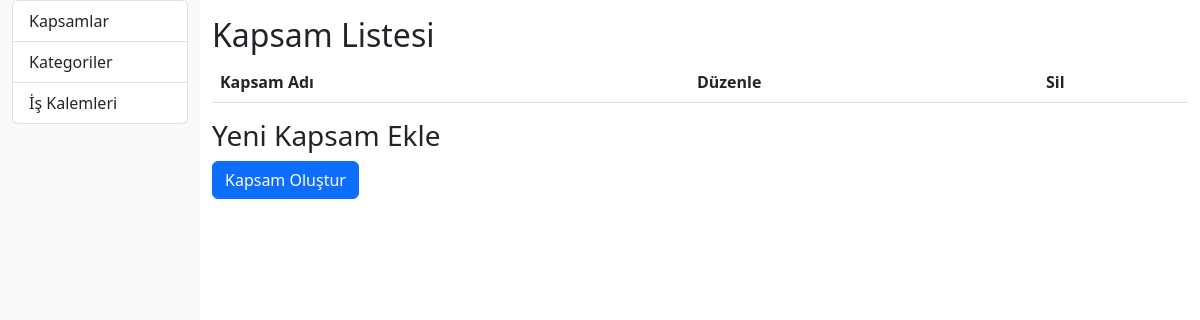
Before: / with the older database file.
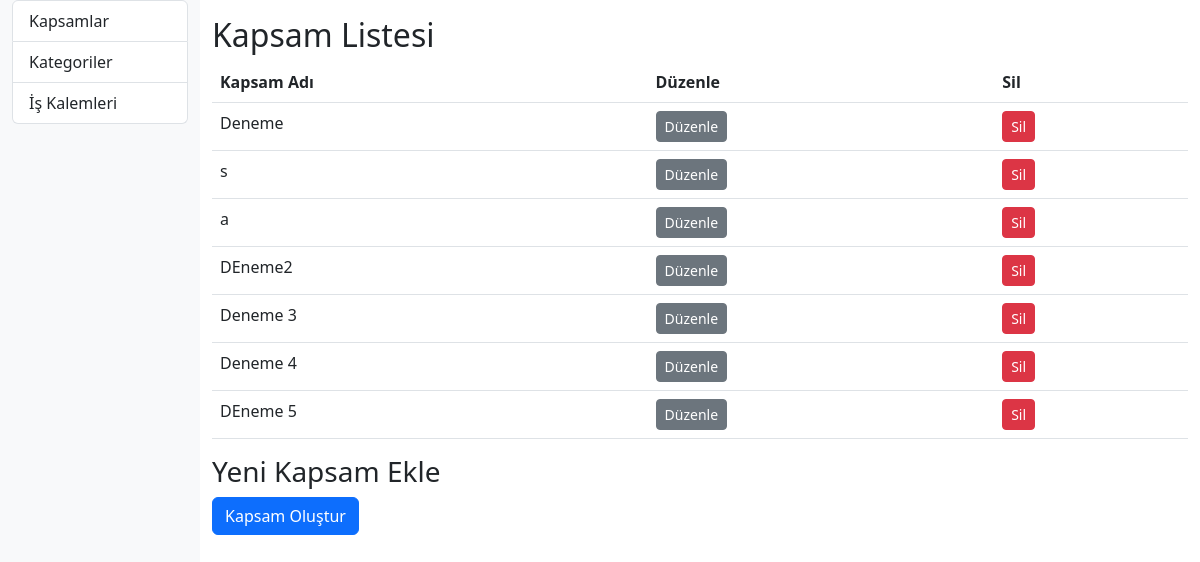
After: the same page with the newer database file.
### tables this page shows
CREATE TABLE `scopes` (
  `id` int(11) NOT NULL,
  `name` varchar(255) NOT NULL,
  `created_at` timestamp NOT NULL DEFAULT current_timestamp(),
  `updated_at` timestamp NULL DEFAULT NULL
);

### kapsamlar.php (the view, shortened to what this page needs)
<?php
include 'db.php';
$duzenleKapsam = null;
$kapsamlar = $pdo->query('SELECT * FROM scopes')->fetchAll();
?>
<h2>Kapsam Listesi</h2>
<table class="table datatable" id="kapsamlar-table">
    <thead>
        <tr><th>Kapsam Adı</th><th>Düzenle</th><th>Sil</th></tr>
    </thead>
    <tbody>
    <?php foreach ($kapsamlar as $kapsam): ?>
        <tr>
            <td><?= htmlspecialchars($kapsam['name']) ?></td>
            <td>
                <a href="?page=kapsamlar&edit_id=<?= $kapsam['id'] ?>" class="btn btn-sm btn-secondary">Düzenle</a>
            </td>
            <td>
                <form method="post" onsubmit="return confirm('Silinsin mi?');" class="d-inline">
                    <button class="btn btn-sm btn-danger">Sil</button>
                </form>
            </td>
        </tr>
    <?php endforeach; ?>
    </tbody>
</table>
<?php if ($duzenleKapsam): ?>
<h3>Kapsamı Düzenle</h3>
<form method="post" class="row g-2 mb-3">
    <div class="col-auto">
        <input class="form-control" name="kapsam_adi" value="<?= htmlspecialchars($duzenleKapsam['name']) ?>" required>
        <input type="hidden" name="edit_id" value="<?= $duzenleKapsam['id'] ?>">
    </div>
    <div class="col-auto">
        <button class="btn btn-success">Güncelle</button>
        <a href="?page=kapsamlar" class="btn btn-secondary">İptal</a>
    </div>
</form>
<?php else: ?>
<h3>Yeni Kapsam Ekle</h3>
<a href="?page=kapsam_olustur" class="btn btn-primary mb-3">Kapsam Oluştur</a>
<?php endif; ?>

### header.php (shortened to what this page needs)
<!DOCTYPE html>
<html lang="tr">
<head>
    <link href="https://cdn.jsdelivr.net/npm/bootstrap@5.3.0/dist/css/bootstrap.min.css" rel="stylesheet">
    <link href="https://cdn.datatables.net/1.13.4/css/dataTables.bootstrap5.min.css" rel="stylesheet">
</head>
<body>
<div class="container-fluid">

### index.php (shortened to what this page needs)
<?php
include 'db.php';
include 'header.php';
?>
<div class="row">
    <div class="col-md-2 bg-light min-vh-100">
        <?php include 'sidebar.php'; ?>
    </div>
    <div class="col-md-10 pt-3">
        <?php
        if (isset($_GET['page'])) {
            $page = $_GET['page'];
            $allowed = ['kapsamlar', 'kategoriler', 'is_kalemleri', 'kapsam_olustur'];
            if (in_array($page, $allowed)) {
                include $page . '.php';
            } else {
                echo '<p>Geçersiz sayfa.</p>';
            }
        } else {
            include 'kapsamlar.php';
        }
        ?>
    </div>
</div>
<?php include 'footer.php'; ?>

### sidebar.php
<div class="list-group mb-3">
    <a class="list-group-item list-group-item-action" href="index.php?page=kapsamlar">Kapsamlar</a>
    <a class="list-group-item list-group-item-action" href="index.php?page=kategoriler">Kategoriler</a>
    <a class="list-group-item list-group-item-action" href="index.php?page=is_kalemleri">İş Kalemleri</a>
</div>

### footer.php (shortened to what this page needs)
</div>
</body>
</html>

Changed rows visible on the page:
added scopes: name "Deneme"
added scopes: name "s"
added scopes: name "a"
added scopes: name "DEneme2"
added scopes: name "Deneme 3"
added scopes: name "Deneme 4"
added scopes: name "DEneme 5"
